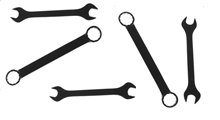
#> input picture ejercicio3_llaves/llaves.png, 220 x 120 px
$ python llaves.py
#> lines starting #> are read from the running program, lines starting #| are printed output that depends on the picture; after the words box and inside, x2 and y2 are one past the last pixel; in counts of white or black regions, pixels touching at a corner belong together
import cv2
import numpy as np
import matplotlib.pyplot as plt

# Cargar la imagen
imagen = cv2.imread('./llaves.png')
#> imagen is the input picture: shape (120, 220, 3); min 13, max 255, mean 225.4

# Convertir a escala de grises
imagen_gris = cv2.cvtColor(imagen, cv2.COLOR_BGR2GRAY)

# Binarizar la imagen
_, imagen_bin = cv2.threshold(imagen_gris, 0, 255, cv2.THRESH_BINARY | cv2.THRESH_OTSU)
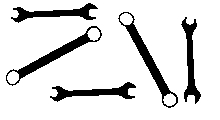
#> imagen_bin: shape (120, 220); 86.5% white; 5 black regions, box (x1, y1, x2, y2) and area: (118, 12, 178, 108) 811, (6, 26, 102, 86) 811, (11, 3, 98, 23) 647, (181, 17, 201, 104) 647, (50, 82, 136, 102) 646

# Aplicar operaciones de morfología matemática
se = cv2.getStructuringElement(cv2.MORPH_ELLIPSE, (5, 5))
imagen_morf = cv2.morphologyEx(imagen_bin, cv2.MORPH_OPEN, se)
#> imagen_morf: shape (120, 220); 86.4% white; 5 black regions, box (x1, y1, x2, y2) and area: (6, 26, 102, 86) 819, (118, 12, 178, 108) 818, (11, 3, 98, 23) 653, (50, 82, 136, 102) 652, (181, 17, 201, 104) 650

# Etiquetar los componentes conectados
_, labels = cv2.connectedComponents(imagen_morf)
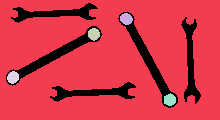
#> labels: shape (120, 220) int32; 6 distinct labels, from 0 to 5; one colour per label, 0 black
num_llaves = np.max(labels)
#> num_llaves = 5

# Mostrar la imagen binarizada y el resultado de la morfología matemática
plt.subplot(1, 2, 1)
plt.imshow(imagen_bin, cmap='gray')
plt.title('Imagen binarizada')

plt.subplot(1, 2, 2)
plt.imshow(imagen_morf, cmap='gray')
plt.title(f'Número de llaves inglesas: {num_llaves}')

plt.show()
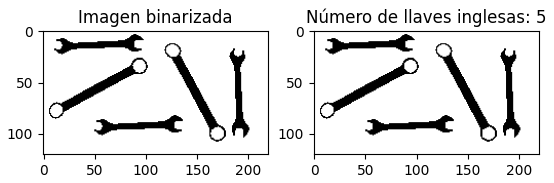
#> figure drawn by matplotlib, 2 panels
